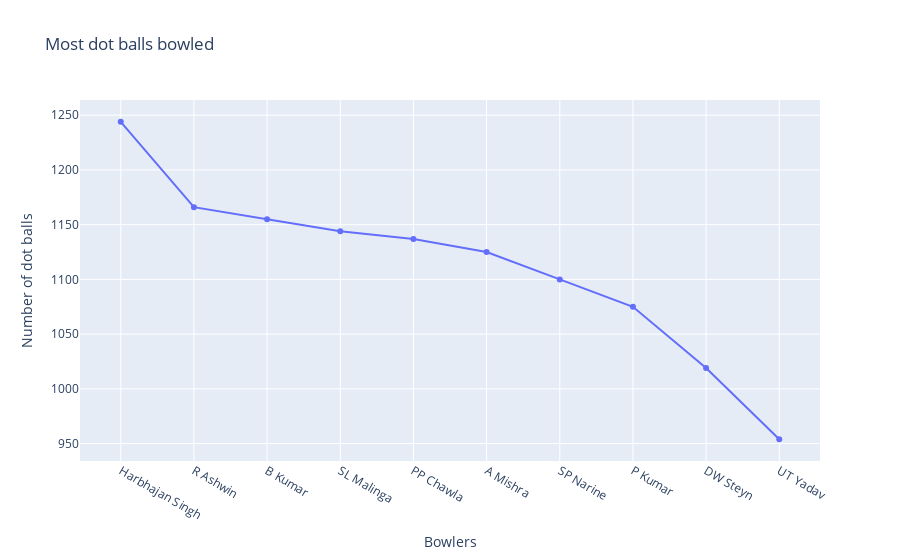

This figure's notebook cell:
### Markdown cell above
### Bowler who bowled most dot balls<a id="2c"></a>

### Code cell
dot = df[df['total_runs'] == 0]['bowler'].value_counts()[:10]
fig = go.Figure(data=go.Scatter(x=dot.index, y=dot.values, mode='markers+lines'))
layout = go.Layout(title = 'Most dot balls bowled',xaxis=dict(title='Bowlers',tickmode='linear'),yaxis=dict(title='Number of dot balls'))
fig.update_layout(layout)
iplot(fig)

### Figure 1 — Plotly figure (JSON) as saved in the notebook; plotly's stock layout.template omitted (floating-point values rounded to 4 significant figures)
{"data": [{"mode": "markers+lines", "type": "scatter", "x": ["Harbhajan Singh", "R Ashwin", "B Kumar", "SL Malinga", "PP Chawla", "A Mishra", "SP Narine", "P Kumar", "DW Steyn", "UT Yadav"], "y": [1244, 1166, 1155, 1144, 1137, 1125, 1100, 1075, 1019, 954]}], "layout": {"title": {"text": "Most dot balls bowled"}, "xaxis": {"tickmode": "linear", "title": {"text": "Bowlers"}}, "yaxis": {"title": {"text": "Number of dot balls"}}}}
